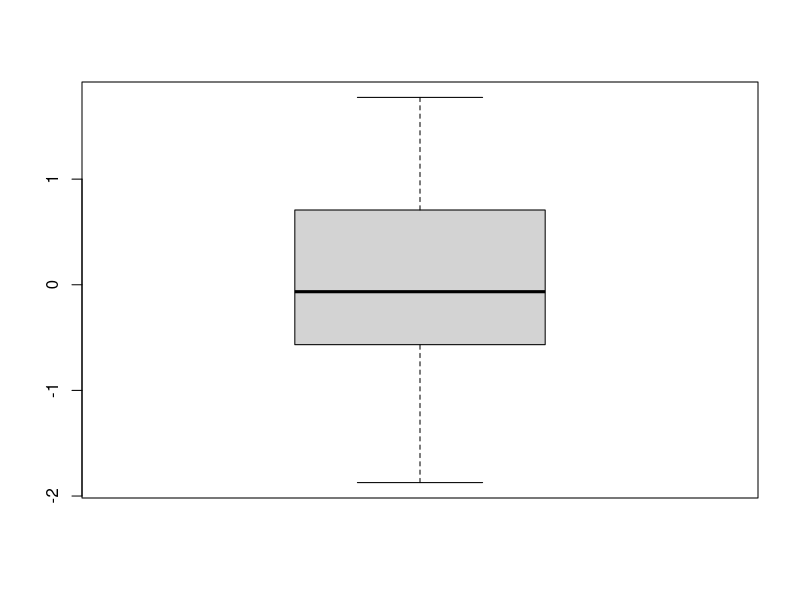
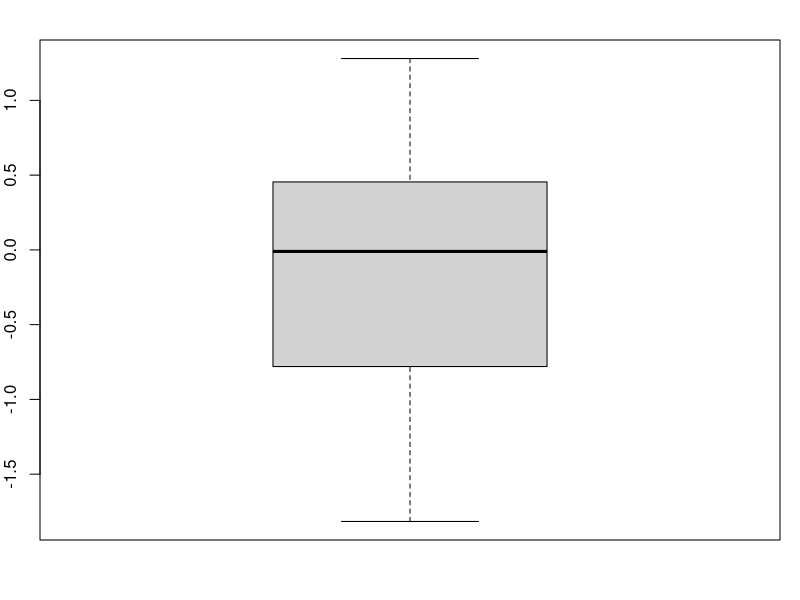
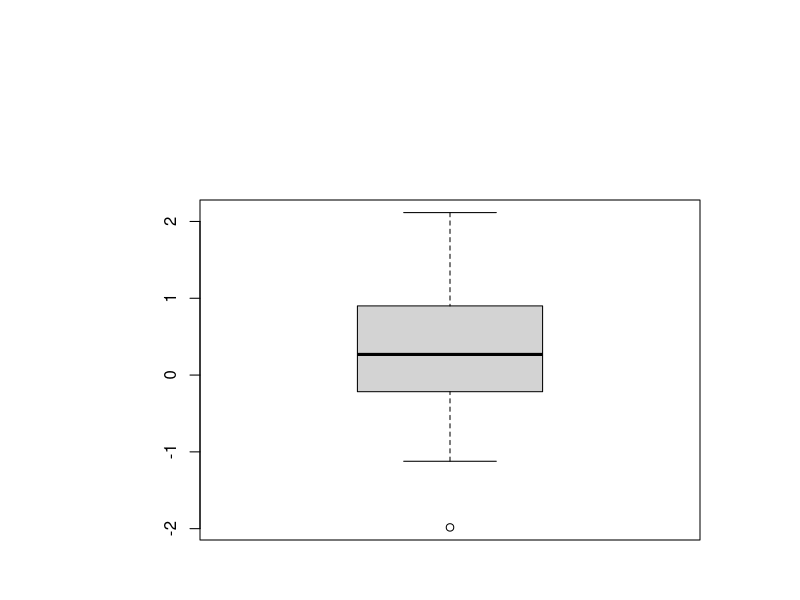
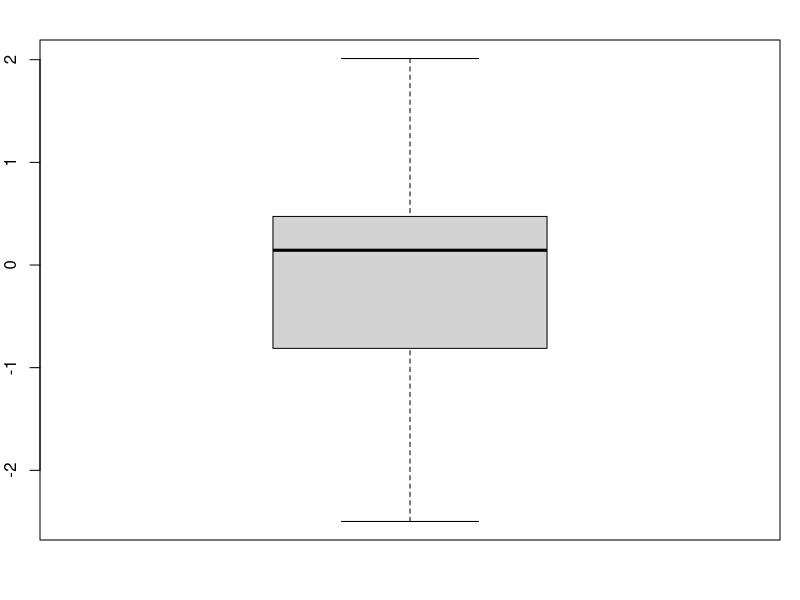
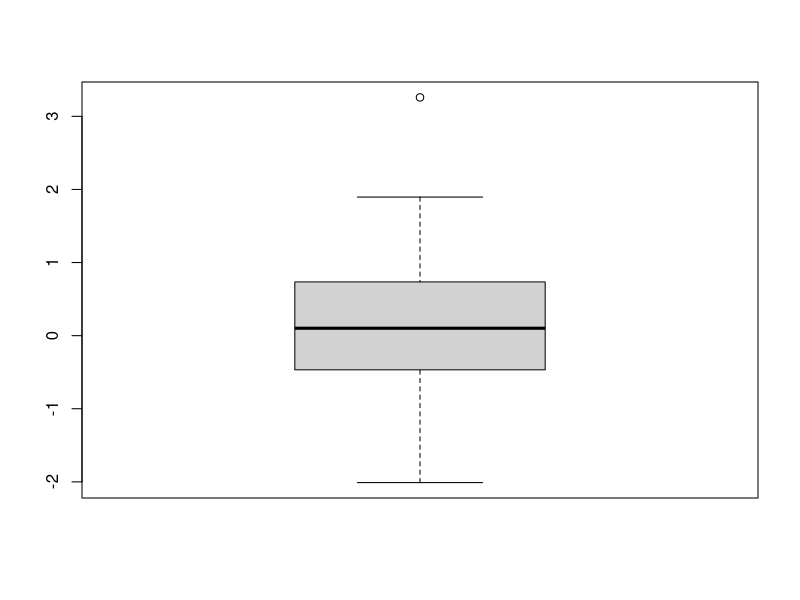
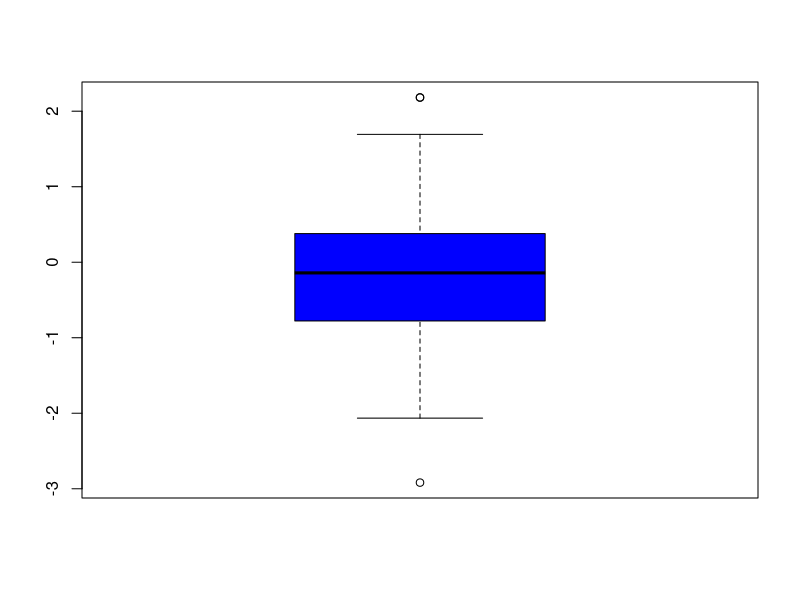
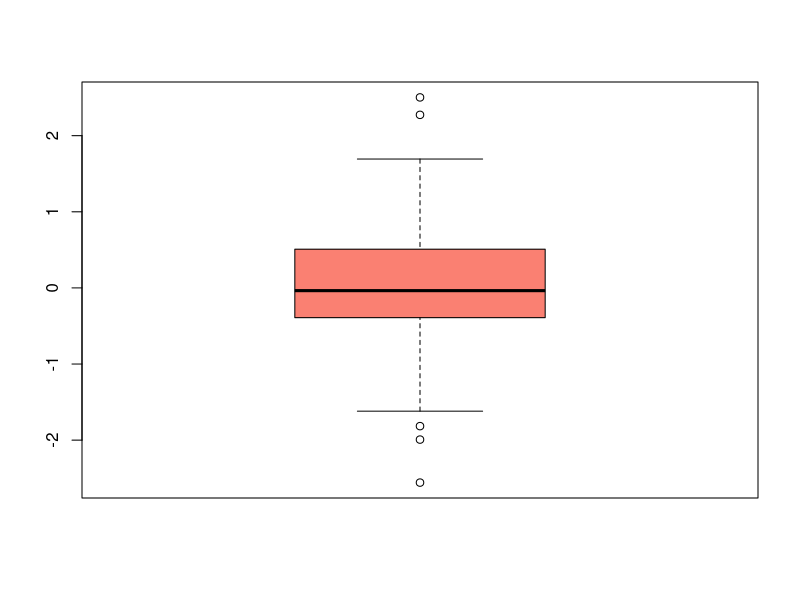
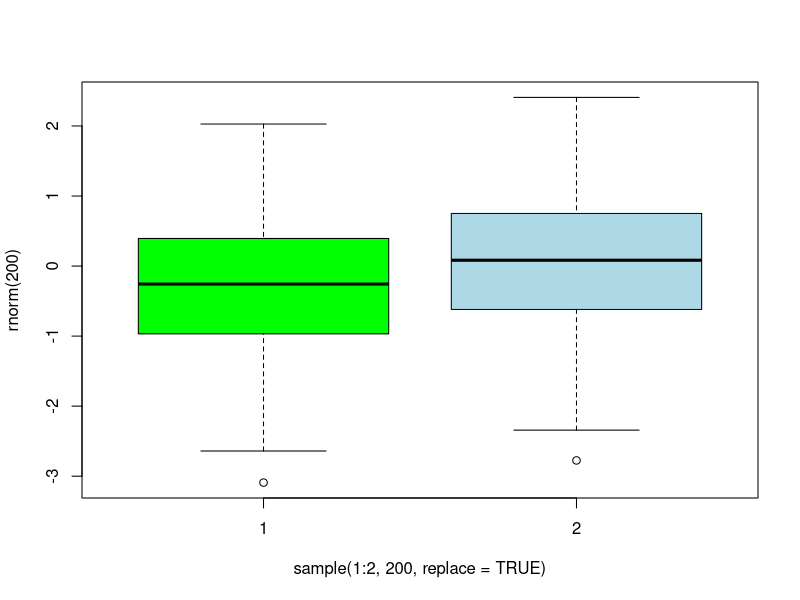

Write the R code that produced these figures, in order. (Note: this script raises an error after producing the figures.)

# LECTURE/HW #8 - HIGH LEVEL GRAPHING IN R
# Note: most graphics you need are easily obtained just from a single call to a function; e.g, "hist()" or "plot()". In this HW, we'll learn how to customize these graphics and manipulate them within the function call. Most importantly, we'll learn the logic behind graphing in R and how to manipulate graphics devices. Some ideas were taken from Fox's "Companion To Applied Regression" and Vincent Zoonekynd's online web book (an excellent graphing resource!)

#This HW doesn't have separate HW questions sections - each section has questions that you'll need to complete.
setwd("~/Desktop/psyc5541/jrl/hw8")
# 1 Basics -------------------------
# a) Change your working directory to wherever you want it to be. All graphics you write out (save) will go into this folder

# b) Load the "car" library. This has datasets that will be fun to graph
library(car)
# c) Let's save the default par() values so that we can always come back to these. I don't know about you, but the margins in RStudio's small plotting window are often too large, making the figures squished. E.g.:
boxplot(rnorm(50))
#We can therefore run this first, in order to have the default margins stored in default.par.vals, and at the same time we can change the margins like so: 
par()$mar #see what the margins start out as
default.par.vals <- par(mar=c(3,2,2,1))
par()$mar #we changed it
boxplot(rnorm(50)) #does it look better?

#d) Now, we can call par() again and assign this to a different set of defaults (i.e., if we want TWO different defaults to go back to later) like so:
wide.mar.par <- par(no.readonly=TRUE)
#Thus, if we want the original ("factory") defaults for mar, we'd call par(default.par.vals).
#If we want the wide margin defaults, we'd call par(wide.mar.par)
#The no.readonly is a bit (needlessly) complicated. 
#tl;dr: if you use the no.readonly=TRUE option instead of the more intuitive approach [wide.mar.par <- par()] you won't get warnings later. 
#Long explanation about no.readonly option: There are options in par() like cin or cra that cannot be set by the user, they can only be queried. If you say no.readonly=TRUE, you're saying to not save those values, which is good in this case because when you call them later using par(wide.mar.par), R will give a warning that these unsetable parameters can't be set. Phew. Don't worry about this too much.

#e) Now let's pretend that we're graphing something and that we change the graphics parameters like so:
par(mar=c(3,10,10,5))
#we can check that mar is indeed changed:
par()$mar
boxplot(rnorm(50)) #uggh, those margins aren't working for us

#f) So if we want to get back to our wide margin default settings, do this:
par(wide.mar.par)
par()$mar
boxplot(rnorm(50)) #back to being good

#g) On the other hand, if we want back to the very ORIGINAL margin defaults, do this:
par(default.par.vals)
par()$mar
boxplot(rnorm(50))
#OR you can always do this to get back to "factory" defaults for ALL paramters (and not just the margins) when graphing by shutting down the graphical device:
dev.off()

#h) One other important thing to know: you are NOT restricted to using the RStudio graphics pane I find RStudio graphics pane kind of sucks a lot of the time, e.g., when I want to make a large plot. To open up a new graphics pane (called a "graphical device" by R) outside of RStudio, you would call this in windows:
windows()
#Or this in mac
quartz()
#Then you can plot what you'd like inside that window, like so:
boxplot(rnorm(50),col='blue')
#To close it:
dev.off()
#to change the size and title of the device, do this in windows:
windows(title="mydev 1",height=10,width=8)
#Or in mac:
quartz(title="mydev 1",height=10,width=8)
#Then put the plot in there, in this case, boxplot:
boxplot(rnorm(50),col="salmon")

#i) let's create a graphical device function. This simply runs the function windows() if on a windows machine or quartz() if on unix/mac. This is nice because I won't have to say do this if windows and that if mac:
gd <- function(title="default %d",width=7,height=7){
  if(.Platform$OS.type=="windows") {windows(title,width,height)} else if (.Platform$OS.type=="unix") {quartz(title,width,height)} else stop ("what kind of OS are you on anyway? Chrome? Seriously? gd() works only for windows, mac, or unix")        
}

#Let's see if it works:
gd(width=12,height=10)
boxplot(rnorm(200)~sample(1:2,200,replace=TRUE),col=c("green","lightblue"))




#2 Histograms  -------------------------
# a) create a histogram of 500 random normal variables (mean=0, sd=1)
hist(rnorm(500))

# b) create a histogram of 500 random normal variables (mean=0, sd=1) make the title "Random Normal Variables", xlabel is "value", ylabel is "# obs". See ?hist
hist(rnorm(500),main = "Random Normal Varaibles",xlab = "value", ylab = "# obs.")
# c) create a histogram of 500 random  gamma variables (shape=1, rate=1) make the title "Random Gamma Variables, Shape=1", xlabel is "value", ylabel is "# obs"
hist(rgamma(500, shape = 1),main = "Random Gamma Varaibles, shape = 1",xlab = "value", ylab = "# obs.")
# d) create a histogram of 500 random gamma variables (shape=5, rate=1) make the title "Random Gamma Variables, Shape=5", xlabel is "value", ylabel is "# obs"
hist(rgamma(500, shape = 5),main = "Random Gamma Varaibles, shape = 5",xlab = "value", ylab = "# obs.")
# e) create a histogram of 500 random gamma variables (shape=50, rate=1) make the title "Random Gamma Variables, Shape=50", xlabel is "value", ylabel is "# obs"
hist(rgamma(500, shape = 50),main = "Random Gamma Varaibles, shape = 50",xlab = "value", ylab = "# obs.")
# f) write a function called gammaHist that takes a single argument, shape, and creates a histogram like those above with the given shape and titles the plot something like "Random Gamma Variables, Shape=" xxx. HINT: paste may come in handy for this latter part!
gammaHist <- function(shape){
  hist(rgamma(500, shape = shape), main = paste("Random Gamma Variables, shape = ", shape), xlab = "value", ylab = "# obs.")
}
# g) now graph b, c, d, & e but place them all on a single 2x2 graph. Make sure to use par(mfrow) to accomplish this. After you've created your plot, change mfrow back to the wide defaults from above.
par(mfrow= c(2,2))
hist(rnorm(500),main = "Random Normal Varaibles",xlab = "value", ylab = "# obs.")
gammaHist(1)
gammaHist(5)
gammaHist(50)
par(wide.mar.par)
# h) Just FYI, here's how you overlay a "density smoother" on top of a histogram you've already produced
hist(rand.nm <- rnorm(500), main="Random Normal Variables", xlab="value",
     ylab= "# obs", probability=TRUE) 
lines(density(rand.nm),lwd=2)





#3 Boxplots -------------------------
# all datasets and functions in car 
ls(2)  
ls("car") #an alternative (works if car isn't in second position)

# info on Cowles dataset in car
?Cowles  

# a) Create a boxplot of neuroticism. Title it "Boxplot of Neuroticism: Cowles data" using the "main" argument
boxplot(Cowles$neuroticism, main = "Boxplot of Neuroticism: Cowles data")
# b) Create a boxplot of extraversion. Title it "Boxplot of Extraversion: Cowles data" using the "main" argument. Also, make it a 'notched' boxplot, and make it lightblue filled
boxplot(Cowles$extraversion, main = "Boxplot of Extraversion: Cowles data", col="lightblue")
# c) Create the same extraversion graph as above, but make the range of whiskers go to double the interquartile range
boxplot(Cowles$extraversion, main = "Boxplot of Extraversion: Cowles data", col="lightblue", range = 2)
# d) Let's say we want side-by-side boxplots of neuroticism as a function of sex. Can you figure out how? See the formula (and the ...) arguments under ?boxplot. Give the boxplot an informative title
par(mfrow = wide.mar.par)
boxplot(neuroticism ~ sex, 
        data = Cowles,
        names= c("female","male"),
        main = "Neurotocism by sex",
        xlab = "Sex",
        ylab = "Neurotocism")
        
# e) Do the same as above, but make the female box be red and the male box be blue. Note that the 'col' argument can accept a single value, but can also accept a vector (a character vector in this case)
par(mfrow = wide.mar.par)
bp <- boxplot(neuroticism ~ sex, 
        data = Cowles,
        names= c("female","male"),
        main = "Neurotocism by sex",
        xlab = "Sex",
        ylab = "Neurotocism",
        col = c("red","blue"))
# f) Did you know that boxplot() (and other graphical functions) don't only create plots; they also return specific values - see "Value" near the end of ?boxplot Let's say we want to get the exact values (the 2 mins, the 1st quartile, the median, etc.) that defined the boxplot above. Find these values and assign this to object "Neu.boxplot". 
Neu.boxplot <- bp$stats
# g) This one is like (d) above but a little trickier. This time make a side-by-side boxplot of neuroticism vs. extraversion. Make extraversion "darkolivegreen3" and neuroticism "saddlebrown". Give the graph an informative name
boxplot(Cowles$neuroticism, Cowles$extraversion,
        names= c("neuroticism","extraversion"),
        main = "Neurotocism vs Extraversion",
        col = c("darkolivegreen3","saddlebrown"))



# 4 QQ Plot -------------------------
# a) Using qqPlot from the car package, create a 1x2 (1 row, 2 columns) of 2 QQ Plots assessing the normality of extraversion & neuroticism. Title them appropriately
quartz()
par(mfrow = c(1,2))
qqp(Cowles$extraversion)
qqp(Cowles$neuroticism)
# b) Here's how you create a plot using (base) functions qqnorm & qqline:
qqnorm(Cowles$extraversion,main="QQ plot of extraversion")
qqline(Cowles$extraversion,col="red",lwd=2)
# Now to create the same basic 1x2 plot as in 4a but using qqnorm and qqline instead, we'd do:
op <- par(mfrow=c(1,2))
qqnorm(Cowles$extraversion,main="QQ plot of extraversion")
qqline(Cowles$extraversion,col="red",lwd=2)
qqnorm(Cowles$neuroticism,main="QQ plot of neuroticism")
qqline(Cowles$neuroticism,col="purple",lwd=2)
par(op)


# 5 Bar Charts -------------------------
# Bar plots are much easier to compare heights of bars than areas of circles! (i.e., don't use pie charts!). Take a look at the HairEyeColor array ?HairEyeColor. But before we get to this, let's check out the colors R has for us. Because I'll ask you to choose some colors for this one, let's see what colors R has by default:
colors()
#We can also demo the colors in R interactively. I'll bet you'll want to open up a large graphical device outside of RStudio:
gd(height=12,width=12) #or if this doesn't work, use windows() or quartz()
demo("colors")

# a) Create a side-by-side bar chart of eye color (collapsed across Sex and across Hair color). Color each bar the actual eye color and give informative title. Hazel eye color is closest to "khaki4" in my opinion
hec<-HairEyeColor
males <- hec[,,1]
females <- hec[,,2]
hec2 <- males+females
ec <- apply(hec,2,sum)
barplot(ec, col=c("brown","blue","khaki4","green"))

# b) Do the same as above but make the barplot "stacked" rather than side-by-side. Note: Read the "height" argument carefully in ?barplot Is this easier to see than (a)?
ec.mat <- as.matrix(ec)
barplot(ec.mat, legend.text = T)

# c) Now we want to graph both eye color AND hair color in the same barplot. Look closely at how I do it:
(hair.eye <- apply(HairEyeColor,c(1,2),sum))
barplot(hair.eye,legend.text=TRUE)
# Now do the same thing as above but make the bars grouped & side-by-side & give an informative title. Also, give each bar appropriate colors matching the hair color
hair.eye.mat <- as.matrix(hair.eye)
barplot(hair.eye.mat, beside = T, legend.text = T, col=c("black","brown","red","yellow"), main = "Hair color grouped by eye color")

# 6 Visualizing correlations ------------------------- 
?LifeCycleSavings
summary(LifeCycleSavings)
LifeCycleSavings
# a) Use the function plot() to plot all the scatterplots in the data.frame LifeCycleSavings
plot(LifeCycleSavings)
# b) Find all the correlations in LifeCycleSavings
cor(LifeCycleSavings)
# Notice how the function plot() and cor() do things automatically given the class of LifeCycleSavings. We'll get into this in more detail in a bit


# d) Use the plotcorr() function from package "ellipse" (which you'll need to install) to make a correlelogram of LifeCycleSavings. Give informative title. Think about how useful these functions are when looking at correlations in huge datasets!
install.packages("ellipse")
require(ellipse)
ellipse::plotcorr(cor(LifeCycleSavings), main = "Correlations of variables in LifeCycleSavings")

# 7 The generic function plot()  -------------------------
# plot() and many other functions in R are "generic" functions - how the work depends on the class of the object passed to them. This is a very important concept to understand in R. In particular, generic functions:
#A - Look at the class of the first argument.
#B - Paste the class onto the function separated by a dot. E.g., plot.data.frame is the plot function for data.frames and plot.table for tables.
#C - If a function of that name exists, generic functions redo the function call with the same arguments but the new function name.
#D - If the R function class returns a vector when applied to the first argument, they try each component in turn until they find a match.
#E - If no matching function is found, they paste “default” onto the name of the generic function, and redo the function call with that function, if it exists.
#F - If no match is found, this is an error.

# plot() is the single most important graphing function in R. You use it all the time, from a high level function that does everything you need, to being used in conjunction with low level functions to do very specific things. Indeed, as described above, plot() is a collection of *32* different functions in base R, and many more depending on the libraries you've loaded! Here's a list of the 32 ones in base R:
methods(plot)   

# a) Make hair.eye be of class matrix. Plot it
plot(as.matrix(hair.eye))
# b) Make hair.eye be of class data.frame. Plot it
plot(as.data.frame(hair.eye))
# c) Make hair.eye be of class table. This is called a "Mosaic Plot"
plot(as.table(hair.eye))
# d) Run the following to create "a", an object of class formula. Plot it using plot(a).
x1 <- rnorm(50); x2 <- sqrt(.2)*x1 + sqrt(.8)*rnorm(50)
a <- formula(rnorm(50)~x1+x2) 
class(a)
plot(a)
# e) Create an object of class lm, using the formula from above and placing it in the lm() function. Plot it.
plot(lm(rnorm(50)~x1+x2))
# f) What exact function was being called in (e)?
plot.lm()
# g) What would you type if you want to get help for using the function in (f)?
?plot.lm()
# h) What are the different functions available when you use the hist() function?
methods(hist)


# 8 plot() to make scatterplots  -------------------------
# When you give plot() an x vector and a y vector, it calls plot.default() and it produces a scatterplot. This is the most common case in plotting, and you can do a HUGE number of things with "scatterplots" - such as scatterplots, line plots, interaction plots, qqplots, smooth curve plots, etc. We'll cover more about plots as we progress!

# a) Are extraversion and neuroticism related? Create a scatterplot of the two.
plot(Cowles$extraversion, Cowles$neuroticism)
# b) yowzers. That plot wasn't too helpful. Do you understand why it was not? The function jitter() can help in these situations. Use it to add noise to each point. Make the title of the plot be "Relationship b/w E & N, r=[corr]" where [corr] is the correlation between E & N. Don't hard code this. Rather, use paste() to do it.
corr <- cor(jitter(Cowles$extraversion), (Cowles$neuroticism))
plot(jitter(Cowles$extraversion), (Cowles$neuroticism), main = paste("Relationship b/w E & N, r=",corr))

# that's better, but maybe a best fit line would help even more.  Later, we'll see how to add things on to existing graphs (like best fit lines).





# 9 plot to make line graphs -------------------------
plot(CanPop)
# the above isn't quite what we want. It calls "plot.data.frame" which requests a scatterplot.

# a) Create a line plot of Can.pop, using the "type" argument in plot
plot(CanPop, type = "l")
# b) Create a plot as in (a) but that has both points as well as lines connecting them
plot(CanPop, type = "b")
# c) nhtemp (autoloaded in R) has the avg temps for New Haven, CT across years what is the class of the nhtemp object?
class(nhtemp)
# d) make a default plot of nhtemp. 
plot(nhtemp)
# e) From what you've learned, you should see there's another way to accomplish (a) above. This was originally a question but just takes too long to figure out the correct format for ts. here's how:
a <- ts(data=CanPop[,2],start=1851,frequency=1/10) 
plot(a) 

# f) plot the default of EuStockMarkets
plot(EuStockMarkets)


# 10 Using par() -------------------------
# We've already covered this previously and we'll cover this function in more detail next time. par() is the single most useful function in R graphics. As you know by now, it is akin to options() except that it refers to the default graphics options rather than the default session options. 

# a) Try typing par() and options() below and compare:
par()
options()

# b) par() can be used in two ways that seem distinct but really aren't. First, you can call par() directly to change the default of all subsequent plots (or until you change the options back to what they were). This is how we've used par() so far. Use par() to change the line width to double its current value and make the title of the figure twice as large as it its default (see lwd and cex.main). Then plot the  EuStockMarkets. Make sure to assign par() so that you change it back after this.

par(lwd = 2, cex.main = 2)
plot(EuStockMarkets)
par(default.par.vals)

# c) Another way to accomplish the same thing is *within the plot function*. This time, do what you did above, but place the arguments within plot():


plot(EuStockMarkets, par(lwd = 2, cex.main = 2))

# Unlike par(), these changes in plot (e.g., cex.main) are *temporary*. If you look in ?plot or ?anygraphicfunction you'll note an argument "..." that says "arguments passed to par(). So basically, we can put many par() arguments right within the function! So why do we ever mess around with par()? Two reasons. One - if we want to make global changes. But far and away the most common reason = there are certain arguments that concern global features of a graph that can't be done within the graphing function itself. Examples are changing to multiple figures (mfrow), telling R not to make a new graph (new), or changing outer margins (omar)

# d) Take a look at the following graph (if interested in simulating, take a close look at the code - this shows how to make relatedness between differently distributed data:
a <- rnorm(100)
plot(a, sqrt(.6)*qgamma(pnorm(a),shape=1)+ sqrt(.4)*rgamma(100,shape=1))
# Now use par() to change the upper and lower margins of the plot to be one line larger (on all axes) than they currently are, then rerun the same plot above. Note: to do this, it might be helpful to know how large the axis margins are now and what the option is that sets margins (Hint: it is NOT oma, omd, or omi; Hint2: it's mar)

par(mar = (par()$mar + 1)) 
plot(a, sqrt(.6)*qgamma(pnorm(a),shape=1)+ sqrt(.4)*rgamma(100,shape=1))
par(default.par.vals)
# e) Let's say that I want to change the foreground colors to yellow (instead of black) and background colors to black (rather than white) in the plot we made in d above. Do so using par (see the bg and fg arguments), but make sure you can easily revert back to default colors
par(bg = "black", fg ="yellow")
plot(a, sqrt(.6)*qgamma(pnorm(a),shape=1)+ sqrt(.4)*rgamma(100,shape=1))
par(op)


# 11 More about colors in R -------------------------
# You can get colors using rgb specification
rgb(1,1,0)
rgb(.5,.8,.95)
plot(0:7,seq(1,1.4,length.out=8),type='n',xlab="",ylab="",xaxt='n',yaxt='n',bty='u',main="RGB Colors")
points(1:6,rep(1.2,6),pch=19,col=c(rgb(0,0,1),rgb(0,1,0),rgb(1,0,0),rgb(1,1,0),rgb(0,1,1),rgb(1,0,1)),cex=2)
text(1:6,rep(1.3,6),c('rgb(0,0,1)','rgb(0,1,0)','rgb(1,0,0)','rgb(1,1,0)','rgb(0,1,1)','rgb(1,0,1)'),cex=.75)


# Or using the color function, which creates a vector these are all the named colors available in R
colors()   
a <- colors()
a[8]

# There are 657 names of colors in R. Let's take a look at them:
# for unix or mac users with X11
plot(rep(1:26,26)[1:657],rep(1:26,each=26)[1:657],type='n')
text(rep(1:26,26)[1:657],rep(1:26,each=26)[1:657],as.character(1:length(colors())),col=colors(),cex=.75)

# here are some other special color functions
rainbow(5) 
rainbow(10) #more gradations
heat.colors(10)
terrain.colors(10)
topo.colors(5)
cm.colors(5)

# a) We want to demonstrate the colors of the five color functions above. To do so, make a plot that is subdivided into 5 rows (using mfrow). Each plot has title, "rainbow" (for rainbow demo), "heat.colors" (for heat.color demo), etc. In each graph place 10 solid colored points on a horizontal that represent 10 rainbow colors (rainbow(10)), the 10 heat.colors, etc. You might try pilfering from the rgb demo above. Important note: points() in the rgb demo is a low level function. It adds points onto an existing graph. We'll be seeing this lots in HW 13.
par(op)
par(mfrow = c(5,1))
plot(1:10, main = "rainbow", type ="n")
points(1:10, col = rainbow(10), pch=19)
plot(1:10, main = "rainbow", type ="n")
points(1:10, col = heat.colors(10), pch=19)
plot(1:10, main = "rainbow", type ="n")
points(1:10, col = terrain.colors(10), pch=19)
plot(1:10, main = "rainbow", type ="n")
points(1:10, col = topo.colors(10), pch=19)
plot(1:10, main = "rainbow", type ="n")
points(1:10, col = cm.colors(10), pch=19)

# these aren't lines :(, below is stolen from key, for understanding how to graph a bit better
op <- par(mfrow = c(5,1))
plot(0:11,seq(1,1.4,length.out=12),type='n',xlab="",ylab="",xaxt='n',yaxt='n',bty='u',main="Rainbow Colors")
points(1:10,rep(1.2,10),pch=19,col=rainbow(10),cex=5)
plot(0:11,seq(1,1.4,length.out=12),type='n',xlab="",ylab="",xaxt='n',yaxt='n',bty='u',main="Heat Colors")
points(1:10,rep(1.2,10),pch=19,col=heat.colors(10),cex=5)
plot(0:11,seq(1,1.4,length.out=12),type='n',xlab="",ylab="",xaxt='n',yaxt='n',bty='u',main="Topo Colors")
points(1:10,rep(1.2,10),pch=19,col=topo.colors(10),cex=5)
plot(0:11,seq(1,1.4,length.out=12),type='n',xlab="",ylab="",xaxt='n',yaxt='n',bty='u',main="Terrain Colors")
points(1:10,rep(1.2,10),pch=19,col=terrain.colors(10),cex=5)
plot(0:11,seq(1,1.4,length.out=12),type='n',xlab="",ylab="",xaxt='n',yaxt='n',bty='u',main="CM Colors")
points(1:10,rep(1.2,10),pch=19,col=cm.colors(10),cex=5)
par(op)


# NEXT TIME - GRAPHING PART DEUX: 
# more on par()
# more on low level graphing (lines, text, legend, points, abline, arrow,
# loess, title)
# how to get advanced text in R graphics (math and greek symbols)
